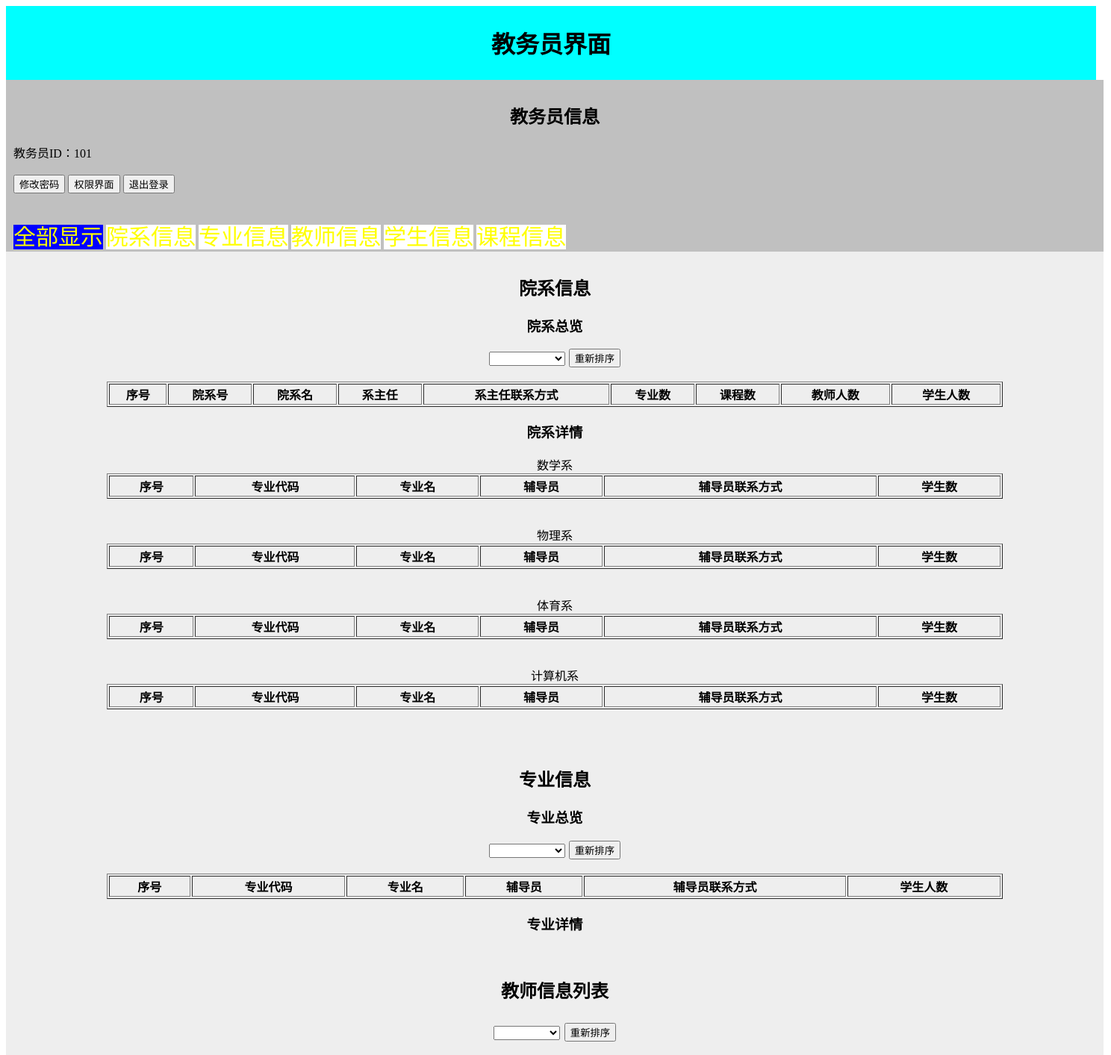
Page /manager.php (signed in, upper part) on the committed database.
### tables this page shows
CREATE TABLE `department`  (
  `dno` char(5) NOT NULL,
  `dname` varchar(32) NOT NULL,
  `dmaster` char(20) NULL DEFAULT NULL,
  `dtele` char(11) NULL DEFAULT NULL,
  PRIMARY KEY (`dno`) USING BTREE,
  INDEX `dmaster`(`dmaster`) USING BTREE,
  CONSTRAINT `dmaster` FOREIGN KEY (`dmaster`) REFERENCES `teacher` (`tno`) ON DELETE RESTRICT ON UPDATE RESTRICT
);

### manager.php (the view, shortened to what this page needs)
<?php
$link = mysqli_connect('localhost', 'lyf', 'root', 'schooldata');
mysqli_query($link, 'set names utf8');
$account = $_COOKIE['account'];
?>
<html>
<head>
</head>
<body>
<div id="header">
	<h1>教务员界面</h1>
</div>
<div id="section1">
	<h2 style="text-align:center">教务员信息</h2>
	<p>教务员ID：<?php echo $account ;?><br/><br/>
	   <button type="button" onclick="window.location='man_passwordchange.php';">修改密码</button>
	   <button type="button" onclick="window.location='man_power.php';">权限界面</button>
	   <button type="button" onclick="window.location='login.php';">退出登录</button>
	   <br/>
	   <br/>
	   <p class="all" id="p1" style="background-color:#0000FF">全部显示</p>
	   <p class="department" id="p1">院系信息</p>
	   <p class="profession" id="p1">专业信息</p>
	   <p class="teacher" id="p1">教师信息</p>
       <p class="student" id="p1">学生信息</p>
       <p class="course" id="p1">课程信息</p>
</div>
<div id="section3" class="department">
<h2 style="text-align:center">院系信息</h2>
<table border='1' align="center" width="1200">
<h3>院系总览<h3>
<form style="margin:0 auto，float:left" method="POST">
 <select name="departmentshowway">
                    <option value=""></option>
                    <option value="pronumincrease">按专业数升序</option>
</select>
<input type="submit" value="重新排序">
</form>
<tr>
<th>序号</th>
<th>院系号</th>
<th>院系名</th>
<th>系主任</th>
<th>系主任联系方式</th>
<th>专业数</th>
<th>课程数</th>
<th>教师人数</th>
<th>学生人数</th>
</tr>
<?php
$sql="select dno,dname from department";
$result5=mysqli_query($link,$sql);
?>
</table>
<h3>院系详情</h3>
<?php
foreach($result5 as $row){
	?>
	<table border='1' align="center" width="1200">
		<caption><?php echo $row['dname'] ?></caption>
		<tr>
			<th>序号</th>
			<th>专业代码</th>
			<th>专业名</th>
			<th>辅导员</th>
			<th>辅导员联系方式</th>
			<th>学生数</th>
		</tr>
	</table>
	<br/>
	<br/>
<?php } ?>
</div>
<div id="section3" class="profession">
<h2 style="text-align:center">专业信息</h2>
<table border='1' align="center" width="1200">
<h3>专业总览<h3>
<form style="margin:0 auto，float:left" method="POST">
 <select name="professionshowway">
                    <option value=""></option>
					<option value="stunumincrease">按学生数升序</option>
</select>
<input type="submit" value="重新排序">
</form>
<tr>
<th>序号</th>
<th>专业代码</th>
<th>专业名</th>
<th>辅导员</th>
<th>辅导员联系方式</th>
<th>学生人数</th>
</tr>
</table>
<h3>专业详情</h3>
</div>
<div id="section3" class="teacher">
<table border='1' align="center" width="1200">
<h2>教师信息列表<h2>
<form style="margin:0 auto，float:left" method="POST">
<select name="teachershowway">
                    <option value=""></option>
                    <option value="agewayincrease">按年龄升序</option>
</select>
<input type="submit" value="重新排序">
</form>
</table>
</div>
</body>
</html>

### css/manager.css (style rules this page uses)
#header { background-color:#00FFFF; color:w #000000; text-align:center; padding:5px; width:1450px; }
#section1 { width:1450px; height:210px; float:center; padding:10px; background:#C0C0C0; }
#section3 { width:1450px; float:center; text-align:center; padding:10px; background:#eeeeee; }
#p1 { display:inline; color:yellow ; background-color:#FFFFFF; font-size:30; }

### rows in the picture
department: dname "数学系"
department: dname "物理系"
department: dname "体育系"
department: dname "计算机系"

### other values in the picture
$account "101"
